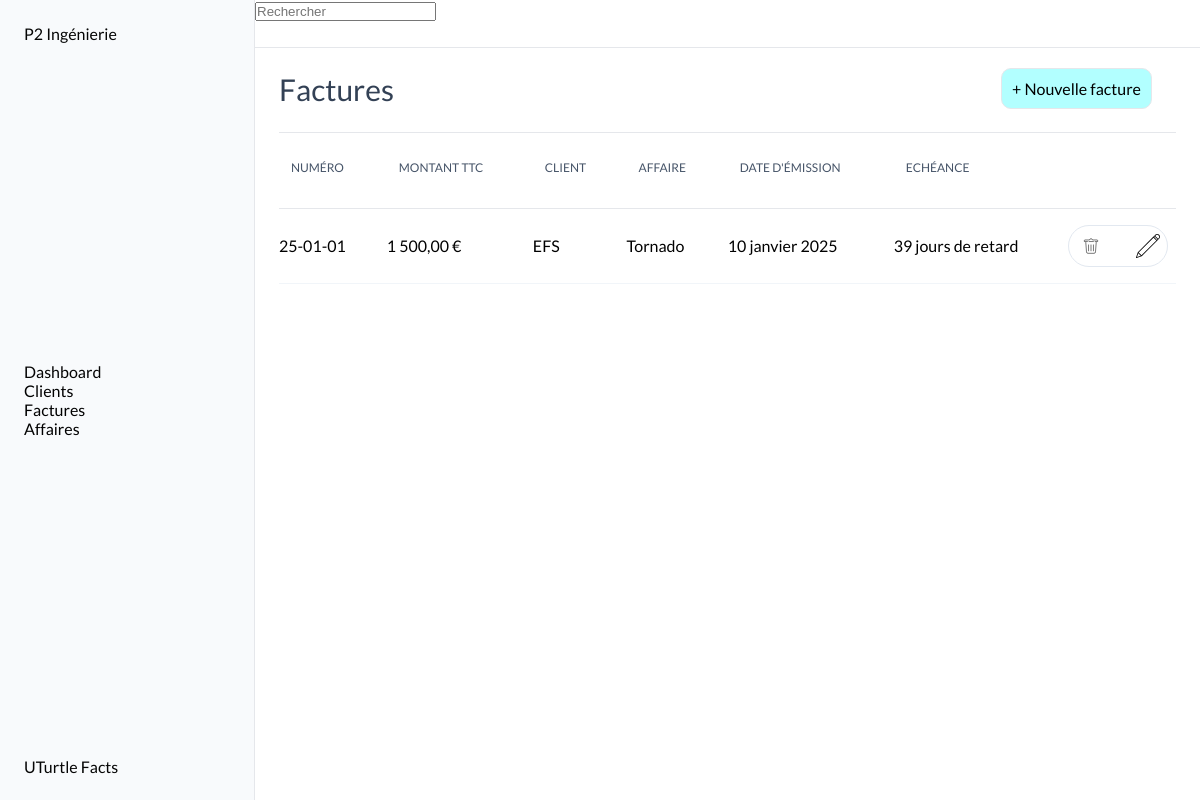
/factures/, run on an earlier commit of the app's database.
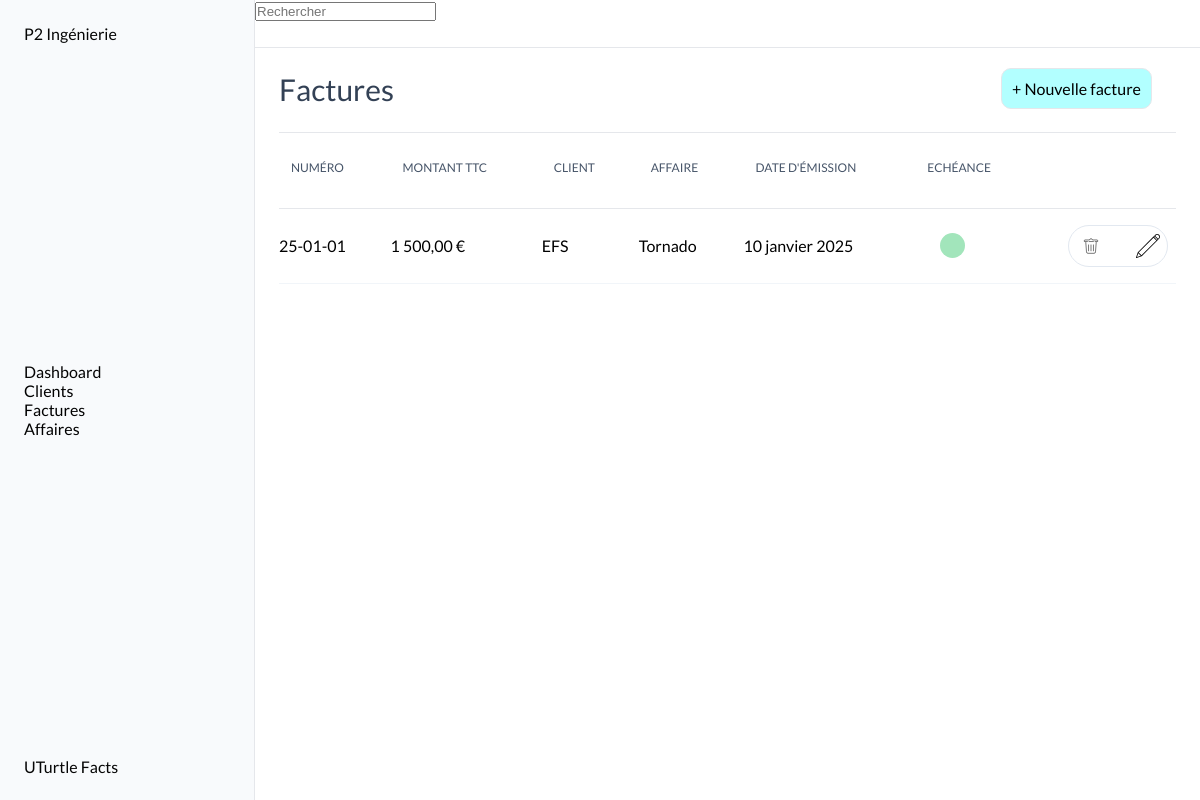
And on a later commit of the database.
### factures/models.py (models this page shows, shortened)
class Invoice(models.Model):
    TYPE_CHOICES = [
        ('facture', 'Facture'),
        ('proforma', 'Proforma'),
        ('avoir', 'Avoir'),
        ]
    STATUT_CHOICES = [
        ('a_payer', 'À payer'),
        ('partiellement_payee', 'Partiellement payée'),
        ('payee', 'Payée'),
        ('en_retard', 'En retard'),
        ('annulee', 'Annulée'),
    ]
    date = models.DateField()
    type = models.CharField(max_length=10, choices=TYPE_CHOICES, default='facture')
    affaire = models.ForeignKey('affaires.Affaire', on_delete=models.CASCADE, related_name="invoices")
    invoice_number = models.CharField(max_length=10, unique=True, db_index=True)
    client = models.ForeignKey('clients.Client', on_delete=models.CASCADE, related_name='invoices', db_index=True)
    invoice_object = models.TextField(max_length=200)
    amount_ht = models.DecimalField(max_digits=10, decimal_places=2)
    vat_rate = models.DecimalField(max_digits=5, decimal_places=2, default=20.0)
    statut = models.CharField(max_length=20, choices=STATUT_CHOICES, default='a_payer')
    @property
    def amount_ttc(self):
        return self.amount_ht * (1 + self.vat_rate / 100)
    def formatted_amount_ttc(self):
        return f"{self.amount_ttc:,.2f} €".replace(",", " ").replace(".", ",")
    @property
    def due_date(self):
        return self.date + timedelta(days=30)

### clients/models.py (models this page shows)
class Client(models.Model):
    entity_name = models.CharField(max_length=100)
    address = models.CharField(max_length=200, blank=True, null=True)
    zip_code = models.CharField(max_length=5, blank=True, null=True)
    city = models.CharField(max_length=100, blank=True, null=True)
    contact = models.CharField(max_length=100, blank=True, null=True)
    phone_number = models.CharField(max_length=10, blank=True, null=True)
    email = models.EmailField(blank=True, null=True)
    def __str__(self):
        return self.entity_name

### affaires/models.py (models this page shows, shortened)
class Affaire(models.Model):
    client = models.ForeignKey('clients.Client', on_delete=models.CASCADE, related_name='affaires')
    affaire_number = models.CharField(max_length=10, unique=True, db_index=True)
    affaire_description = models.TextField(max_length=200)
    budget = models.DecimalField(max_digits=10, decimal_places=2, default=0.0)
    factures = models.ManyToManyField('factures.Invoice', related_name='affaires')
    class Meta:
        verbose_name = "Affaire"
        verbose_name_plural = "Affaires"

### factures/views.py (the view)
# urls.py: path('factures/', include('factures.urls')),
def factures(request):
    factures= Invoice.objects.all()
    sorted_factures = sorted(factures, key=lambda facture: facture.invoice_number, reverse=True)
    date = datetime.today().date()
    affaires= Affaire.objects.all()
    for facture in sorted_factures:
        facture.day_late = (date - facture.due_date).days
    return render(request, 'pages/factures/factures.html', context={"factures": sorted_factures, "date": date, "affaires": affaires})

### templates/pages/factures/factures.html (shortened to what this page needs)
{% extends "base.html" %}
{% block content %}
<div class="title">
    <H2>Factures</H2>
    <div class="title_btn">
        <div class="new">+ Nouvelle facture</div>
    </div>
</div>
<section class="tableau">
    <table class="table">
        <thead>
            <tr>
                <th>
                    <div class="th-div">
                        <span>NUMÉRO</span>
                    </div>
                </th>
                <th>
                    <div class="th-div">
                        <span>MONTANT TTC</span>
                    </div>
                </th>
                <th>
                    <div class="th-div">
                        <span>CLIENT</span>
                    </div>
                </th>
                <th>
                    <div class="th-div">
                        <span>AFFAIRE</span>
                    </div>
                </th>
                <th>
                    <div class="th-div">
                        <span>DATE D'ÉMISSION</span>
                    </div>
                </th>
                <th>
                    <div class="th-div">
                        <span>ECHÉANCE</span>
                    </div>
                </th>
                <th>
                    <div class="th-div">
                    </div>
                </th>
            </tr>
        </thead>
        {% if factures %}
        <tbody>
            {% for facture in factures %}
            <tr>
                <td clospan="1">
                    <div class="">
                        <p>{{ facture.invoice_number }}</p>
                    </div>
                </td>
                <td clospan="1">
                    <div>
                        <p>{{ facture.formatted_amount_ttc }}</p>
                    </div>
                </td>
                <td clospan="1">
                    <div class="">
                        <P>{{ facture.client }}</P>
                    </div>
                </td>
                <td clospan="1">
                    <div class="">
                        <P>{{ facture.affaire.affaire_description }}</P>
                    </div>
                </td>
                <td clospan="1">
                    <div class="">
                        <P>{{ facture.date }}</P>
                    </div>
                </td>
                <td clospan="1">
                    <div>
                        {% if facture.statut != "payee" %}
                            {% if facture.due_date > date %}
                                <P>{{ facture.due_date }}</P>
                            {% else %}
                                <p>{{ facture.day_late }} jours de retard</p>
                            {% endif %}
                        {% else %}
                            <div class="cercle-vert"></div>
                        {% endif %}
                    </div>
                </td>
                <td clospan="1">
                    <div class="actions">
                    </div>
                </td>
            </tr>
            {% endfor %}
        </tbody>
        {% endif %}
    </table>
</section>
{% endblock content %}

What changed in the data, as far as the page shows it:
changed Invoice "EFS": statut "a_payer" → "payee" (drawn); day_late "39" → (not shown)
